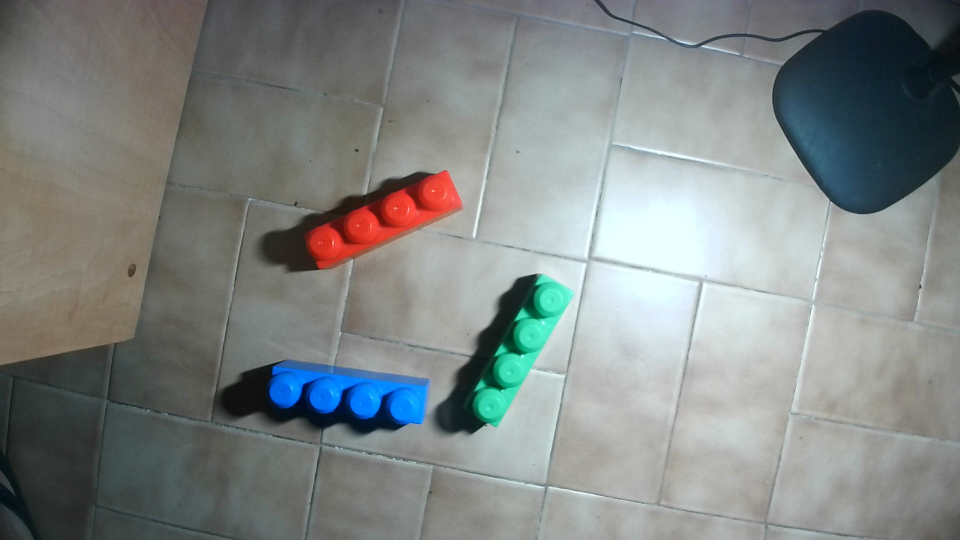
#> input picture WIN_20240608_09_40_02_Pro.jpg, 1920 x 1080 px (shown at 1/2 size); its folder holds only this picture in this run
$ python -i trabalho_robotica.py   (imports and definitions only)
#> lines starting #> are read from the running program, lines starting #| are printed output that depends on the picture; after the words box and inside, x2 and y2 are one past the last pixel; in counts of white or black regions, pixels touching at a corner belong together
import tkinter as tk
import cv2
import threading
import numpy as np
from sklearn.cluster import KMeans
import math
from py_openshowvar import openshowvar

# Global variables for video loop control
video_running = True
process_frame = False  # Flag to indicate when to process a frame

# Global variables for Lego processing
top_left_square = None
pixel_to_mm_ratio_value = 0  # Renamed variable = 0
lego_count = 0
lego_color = "Unknown"
orientation = "Unknown"
mid_x = 0
mid_y = 0
lego_data = []  # Global variable for Lego data storage


# Robot communication setup
# [1 line that did not run here, left out]

# [5 lines not run here, left out]


# Function to print Lego information
def call_Print(lego_count, lego_color, orientation, mid_x, mid_y):
    print("Lego Count:", lego_count)
    print("Lego Color:", lego_color)
    print("Lego Orientation:", orientation)
    print("Lego Coordinates:", mid_x, mid_y)

# Function to determine the orientation of Lego blocks
def determine_orientation(circles):
    if len(circles) < 2:
        return "Undefined"

    x1, y1 = circles[0][:2]
    x2, y2 = circles[1][:2]

    try:
        angle = math.atan2(y2 - y1, x2 - x1) * 180 / np.pi
    except ZeroDivisionError:
        return "Undefined"
    except OverflowError:
        return "Overflow"

    angle = (angle + 180) % 360 - 180

    if -15 <= angle <= 15 or 165 <= angle <= 180 or -180 <= angle <= -165:
        return "H"  # Horizontal
    elif 75 <= angle <= 105 or -105 <= angle <= -75:
        return "V"  # Vertical
    elif 15 < angle < 75:
        return "DR"  # Diagonal right
    elif -75 < angle < -15:
        return "DL"  # Diagonal left
    else:
        return "Unknown"

# Function to find USB camera index
# [38 lines left out: functions find_usb_camera_index, video_capture, not called in this run]

# Function to process each frame
def process_frame_data(frame):
    global top_left_square, pixel_to_mm_ratio_value, lego_count, lego_color, orientation, mid_x, mid_y, lego_data

    gray = cv2.cvtColor(frame, cv2.COLOR_BGR2GRAY)
    gray = cv2.medianBlur(gray, 5)
    blurred = cv2.GaussianBlur(gray, (15, 15), 0)

    black_squares = detect_black_squares(blurred)
    if black_squares:
        top_left_square = black_squares[0]
        pixel_to_mm_ratio_value = calculate_pixel_to_mm_ratio()  # Adjust this based on your calibration

        for square in black_squares:
            cv2.rectangle(frame, (square[0] - 5, square[1] - 5), (square[0] + 5, square[1] + 5), (0, 0, 255), 2)

        circles = cv2.HoughCircles(
            blurred,
            cv2.HOUGH_GRADIENT,
            dp=1,
            minDist=25,
            param1=30,
            param2=20,
            minRadius=10,
            maxRadius=35
        )

        if circles is not None:
            circles = np.uint16(np.around(circles))

            # Filter circles based on size
            filtered_circles = []
            for circle in circles[0, :]:
                x, y, r = circle
                if 10 <= r <= 35:  # Radius range for Lego blocks
                    filtered_circles.append(circle)
                    cv2.circle(frame, (x, y), r, (0, 255, 0), 2)
                    cv2.circle(frame, (x, y), 2, (0, 0, 255), 3)

            if len(filtered_circles) >= 4:

                kmeans_data = np.array([(circle[0], circle[1]) for circle in filtered_circles])
                kmeans = KMeans(n_clusters=len(filtered_circles) // 4)
                kmeans.fit(kmeans_data)
                centers = kmeans.cluster_centers_

                lego_data = []  # Reset lego_data list

                for center in centers:
                    mid_x, mid_y = center

                    if top_left_square is not None and pixel_to_mm_ratio_value is not None:
                        mid_x_mm, mid_y_mm = pixel_to_mm(mid_x, mid_y, top_left_square, pixel_to_mm_ratio_value)
                        lego_color = extract_lego_color(frame, int(mid_x), int(mid_y))
                        orientation = determine_orientation(filtered_circles)

                        lego_data.append({
                            "mid_x": mid_x_mm,
                            "mid_y": mid_y_mm,
                            "color": lego_color,
                            "orientation": orientation
                        })

                        #print(f"Lego Center Coordinates (mm): {mid_x_mm:.2f}, {mid_y_mm:.2f}")


                        cv2.circle(frame, (int(mid_x), int(mid_y)), 10, (255, 0, 0), -1)

                lego_count = len(lego_data)


                # Print all Lego data
                for lego in lego_data: #Iterate through all detected Lego blocks and send to the robot

                    call_Print(lego_count, lego["color"], lego["orientation"], lego["mid_x"], lego["mid_y"]) #print in console

                    send_robot_approx(lego["color"], lego["orientation"], lego["mid_x"], lego["mid_y"]) #send to robot

    cv2.imshow('processed_frame', frame)
    cv2.waitKey(1)  # Add a small delay to update the GUI


# Function to detect black squares
def detect_black_squares(blurred):
    black_squares = []
    _, thresh = cv2.threshold(blurred, 50, 255, cv2.THRESH_BINARY_INV)
    contours, _ = cv2.findContours(thresh, cv2.RETR_EXTERNAL, cv2.CHAIN_APPROX_SIMPLE)

    for contour in contours:
        approx = cv2.approxPolyDP(contour, 0.04 * cv2.arcLength(contour, True), True)

        if len(approx) == 4 and cv2.contourArea(approx) > 100: # 4 cantos e area maior que 100 faz calculo do centro
            M = cv2.moments(approx)
            if M["m00"] != 0:
                cX = int(M["m10"] / M["m00"])
                cY = int(M["m01"] / M["m00"])
                black_squares.append((cX, cY))

    return black_squares

# Function to extract the color of the Lego block
def extract_lego_color(frame, x, y, radius=30):
    x_start = max(0, x - radius)
    y_start = max(0, y - radius)
    x_end = min(frame.shape[1], x + radius)
    y_end = min(frame.shape[0], y + radius)

    roi = frame[y_start:y_end, x_start:x_end]

    b_mean = np.mean(roi[:, :, 0])
    g_mean = np.mean(roi[:, :, 1])
    r_mean = np.mean(roi[:, :, 2])

    if b_mean > g_mean and b_mean > r_mean:
        return "B"  # Blue
    elif g_mean > r_mean and g_mean > b_mean:
        return "G"  # Green
    else:
        return "R"  # Red


# Function to convert pixel coordinates to mm
def pixel_to_mm(x, y, origin, ratio):
    x_mm = (x - origin[0]) * ratio
    y_mm = (y - origin[1]) * ratio
    return x_mm, y_mm

#   calculate the pixel to mm ratio
def calculate_pixel_to_mm_ratio():

    lego_length_pixels = 200  # Adjust this based on your calibration
    lego_length_mm = 130  # LEGO piece length in mm (13 cm)
    pixel_to_mm_ratio = lego_length_mm / lego_length_pixels
    return pixel_to_mm_ratio

# Function to send a flag to the robot
# [5 lines left out: function send_flag, not called in this run]


# Function to send approximation coordinates to the robot
def send_robot_approx( lego_color, orientation_processed, mid_x, mid_y):
    try:
            mid_x_mm = mid_x
            mid_y_mm = mid_y
            color = lego_color
            orientation = orientation_processed


            print(" \n \nAqui Lego Color:", lego_color)
            print("Aqui Lego Orientation:", orientation)
            print("Aqui Lego Coordinates:", mid_x, mid_y)


            lego_height = 4
            lego_height_mm = lego_height * 10

            approach_height_above_lego = 1
            approach_height_above_lego_mm = approach_height_above_lego * 10

            approach_z = -(lego_height_mm + approach_height_above_lego_mm)
            goal_z = 0

            if color == "R":

                #print("ENTREI AQUI NO VERMELHO")
                approach_position_Red = f"{{X {mid_x_mm}, Y {mid_y_mm}, Z {approach_z}, A 0, B 0, C 0}}"
                goal_position_Red = f"{{X {mid_x_mm}, Y {mid_y_mm}, Z {goal_z}, A 0, B 0, C 0}}"

                print("################## RED ROBOT SEND #########################")
                print("APPROACH_POS_RED_LEGO",approach_position_Red)
                print("GOAL_POS_RED_LEGO",goal_position_Red)
                print("C", color)
                print("O", orientation)
                print("\n\n")

                robot.write("APPROACH_POS_RED_LEGO", approach_position_Red)
                robot.write("GOAL_POS_RED_LEGO", goal_position_Red)
                robot.write("C", color)
                robot.write("O", orientation)


            elif color == "G":

                #print("ENTREI AQUI NO VERDE")
                approach_position_Green = f"{{X {mid_x_mm}, Y {mid_y_mm}, Z {approach_z}, A 0, B 0, C 0}}"
                goal_position_Green = f"{{X {mid_x_mm}, Y {mid_y_mm}, Z {goal_z}, A 0, B 0, C 0}}"


                print("################## Green ROBOT SEND #########################")
                print("APPROACH_POS_GREEN_LEGO",approach_position_Green)
                print("GOAL_POS_GREEN_LEGO",goal_position_Green)
                print("C", color)
                print("O", orientation)
                print("\n\n")
                robot.write("APPROACH_POS_GREEN_LEGO", approach_position_Green)
                robot.write("GOAL_POS_GREEN_LEGO", goal_position_Green)
                robot.write("C", color)
                robot.write("O", orientation)


            elif color == "B":

                #print("ENTREI AQUI NO AZUL")
                approach_position_Blue = f"{{X {mid_x_mm}, Y {mid_y_mm}, Z {approach_z}, A 0, B 0, C 0}}"
                goal_position_Blue = f"{{X {mid_x_mm}, Y {mid_y_mm}, Z {goal_z}, A 0, B 0, C 0}}"

                print("################## Blue ROBOT SEND #########################")
                print("APPROACH_POS_BLUE_LEGO",approach_position_Blue)
                print("GOAL_POS_BLUE_LEGO",goal_position_Blue)
                print("C", color)
                print("O", orientation)
                print("\n\n")

                robot.write("APPROACH_POS_BLUE_LEGO", approach_position_Blue)
                robot.write("GOAL_POS_BLUE_LEGO", goal_position_Blue)
                robot.write("C", color)
                robot.write("O", orientation)


    except Exception as e:
        print(f"Error: {e}")

# Tkinter interface functions
def draw_one_clicked():
    print("Button 1")
    send_flag(1)

def draw_two_clicked():
    print("Button 2")
    send_flag(2)

def draw_three_clicked():
    print("Button 3")
    send_flag(3)

def capture_frame():
    global process_frame
    process_frame = True


# [24 lines left out: function create_interface, not called in this run]

# Threads for video capture and interface
video_thread = threading.Thread(target=video_capture)
interface_thread = threading.Thread(target=create_interface)

# Start threads
# [6 lines not run here, left out]

>>> import cv2
>>> picture = cv2.imread('WIN_20240608_09_40_02_Pro.jpg')
#> picture is the input picture: shape (1080, 1920, 3); mean B, G, R 132.6, 134, 128.5
>>> result = process_frame_data(picture)
#> in process_frame_data, `gray = cv2.cvtColor(frame, cv2.COLOR_BGR2GRAY)`:
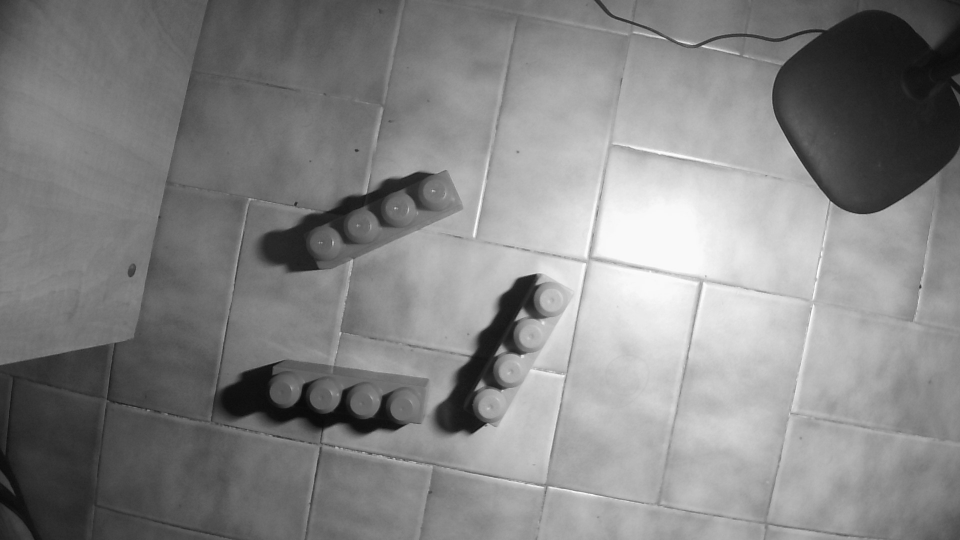
#> gray: shape (1080, 1920) (shown at 1/2 size); min 7, max 253, mean 132.2
#> in detect_black_squares, `_, thresh = cv2.threshold(blurred, 50, 255, cv2.THRESH_BINARY_INV)`:
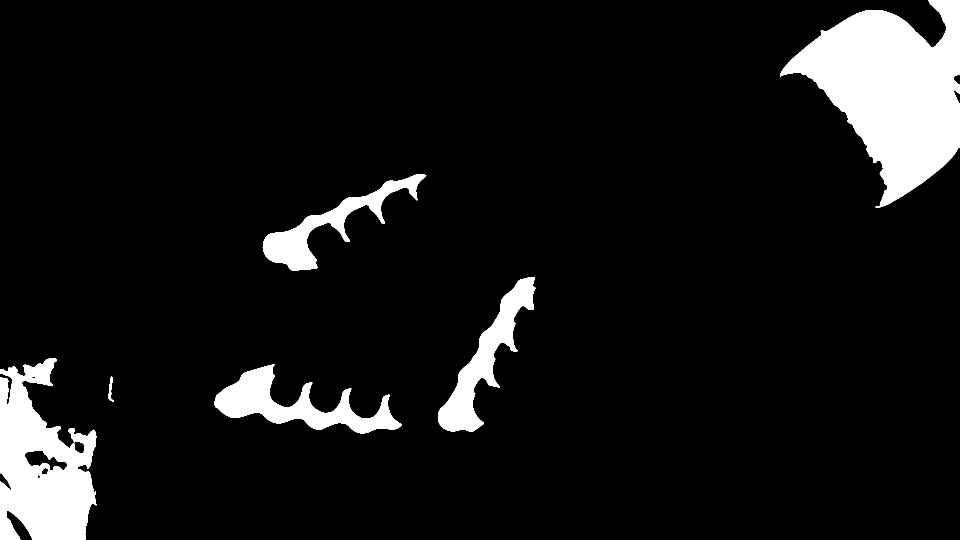
#> thresh: shape (1080, 1920) (shown at 1/2 size); 8.4% white; 6 white regions
#> in detect_black_squares, `contours, _ = cv2.findContours(thresh, cv2.RETR_EXTERNAL, cv2.CHAIN_AP..`: contours = 6 contours; box (x1, y1, x2, y2) and area: (1560, 0, 1920, 416) 79620, (0, 717, 193, 1080) 45938, (429, 729, 804, 867) 18254, (876, 554, 1071, 864) 16305, (525, 348, 853, 541) 13602, (216, 753, 228, 803) 180
#> the loop in detect_black_squares, `for contour in contours:` made 6 passes
#> (approx, cX, cY) on pass 1: ([[222, 753], [216, 796], [227, 802], [221, 796]], 219, 783)
#> after the loop in detect_black_squares, `for contour in contours:`: black_squares = [(219, 783)]
#> in process_frame_data, `top_left_square = black_squares[0]`: top_left_square = (219, 783)
#> the loop in process_frame_data, `for square in black_squares:` made 1 pass
#> after the loop in process_frame_data, `for square in black_squares:`: frame: shape (1080, 1920, 3); 0.01% of pixels changed, all inside (x1, y1, x2, y2) = (213, 777, 226, 790)
#> in process_frame_data, `circles = cv2.HoughCircles( blurred, cv2.HOUGH_GRADIENT, dp=1, minDist..`: circles = 17 rows, first 8: [795.5, 417.5, 34.4], [722.5, 451.5, 34.4], [564.5, 783.5, 25.4], [650.5, 789.5, 33], [726.5, 803.5, 33.3], [900.5, 834.5, 34.4], [647.5, 484.5, 33.3], [1066.5, 670.5, 28.6]
#> in process_frame_data, `circles = np.uint16(np.around(circles))`: circles = 17 rows, first 8: [796, 418, 34], [722, 452, 34], [564, 784, 25], [650, 790, 33], [726, 804, 33], [900, 834, 34], [648, 484, 33], [1066, 670, 29]
#> the loop in process_frame_data, `for circle in circles[0, :]:` made 17 passes
#> (x, y, r) on passes 1 to 12: (796, 418, 34), (722, 452, 34), (564, 784, 25), (650, 790, 33), (726, 804, 33), (900, 834, 34), (648, 484, 33), (1066, 670, 29), (984, 810, 34), (550, 496, 34), (812, 810, 33), (1112, 598, 32)
#> after the loop in process_frame_data, `for circle in circles[0, :]:`:
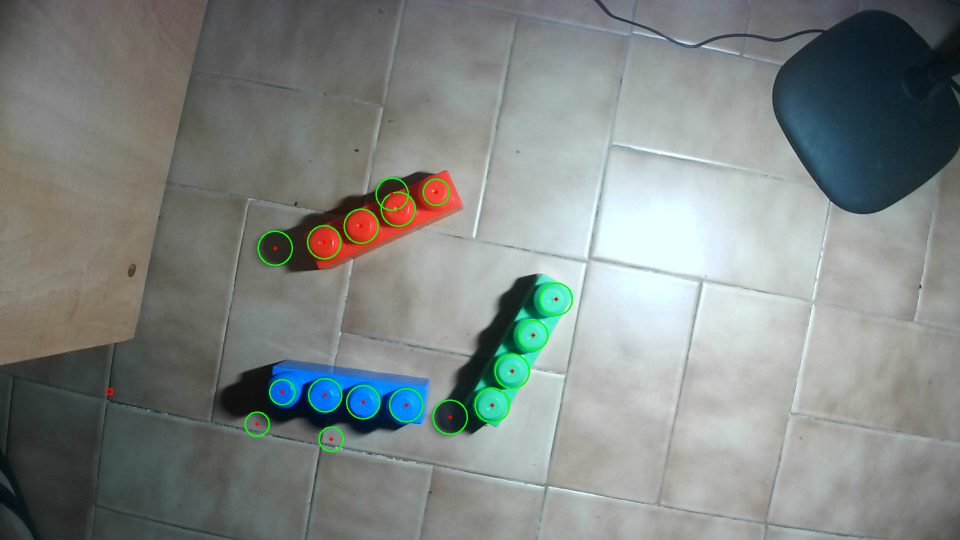
#> frame: shape (1080, 1920, 3) (shown at 1/2 size); mean B, G, R 132, 134.7, 128.2
#> after the loop in process_frame_data, `for circle in circles[0, :]:`: filtered_circles = 17 items, first 6: [796, 418, 34], [722, 452, 34], [564, 784, 25], [650, 790, 33], [726, 804, 33], [900, 834, 34]
#> in process_frame_data, `kmeans_data = np.array([(circle[0], circle[1]) for circle in filtered_..`: kmeans_data = 17 rows, first 8: [796, 418], [722, 452], [564, 784], [650, 790], [726, 804], [900, 834], [648, 484], [1066, 670]
#> in process_frame_data, `centers = kmeans.cluster_centers_`: centers = [[599, 490], [654.7, 819], [793.5, 410.5], [1017.2, 730.8]]
#> the loop in process_frame_data, `for center in centers:` made 4 passes
#> (mid_x, mid_y, x_mm in pixel_to_mm, y_mm in pixel_to_mm, mid_x_mm, mid_y_mm, x_start in extract_lego_color, y_start in extract_lego_color) on passes 1 to 4: (599, 490, 247, -190.5, 247, -190.5, 569, 460), (654.7, 819, 283.2, 23.4, 283.2, 23.4, 624, 789), (793.5, 410.5, 373.4, -242.1, 373.4, -242.1, 763, 380), (1017.2, 730.8, 518.8, -33.93, 518.8, -33.93, 987, 700)
#> pass 1, in extract_lego_color, `roi = frame[y_start:y_end, x_start:x_end]`:
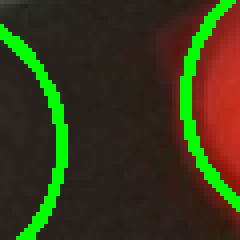
#> roi: shape (60, 60, 3) (shown 4 times larger); mean B, G, R 24.5, 56.3, 54.4
#> pass 2, in extract_lego_color (call 2), `roi = frame[y_start:y_end, x_start:x_end]`:
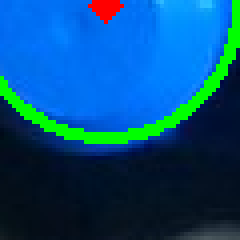
#> roi: shape (60, 60, 3) (shown 4 times larger); mean B, G, R 127.3, 78.1, 5.4
#> pass 3, in extract_lego_color (call 3), `roi = frame[y_start:y_end, x_start:x_end]`:
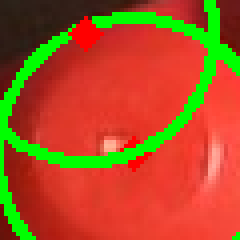
#> roi: shape (60, 60, 3) (shown 4 times larger); mean B, G, R 35.1, 81.3, 171.8
#> after the loop in process_frame_data, `for center in centers:`:
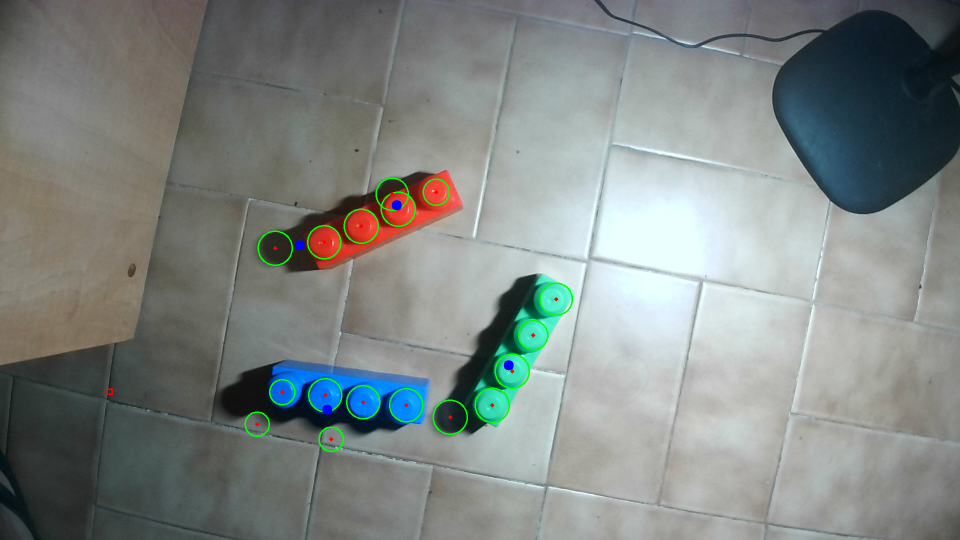
#> frame: shape (1080, 1920, 3) (shown at 1/2 size); 0.06% of pixels changed, all inside (x1, y1, x2, y2) = (589, 400, 1028, 830)
#> after the loop in process_frame_data, `for center in centers:`: lego_data = 4 items
#> in process_frame_data, `lego_count = len(lego_data)`: lego_count = 4
#> the loop in process_frame_data, `for lego in lego_data:` made 4 passes
#> (mid_x_mm in send_robot_approx, mid_y_mm in send_robot_approx, color in send_robot_approx) on passes 1 to 4: (247, -190.5, 'G'), (283.2, 23.4, 'B'), (373.4, -242.1, 'R'), (518.8, -33.93, 'G')
#> (printed output is left out)
